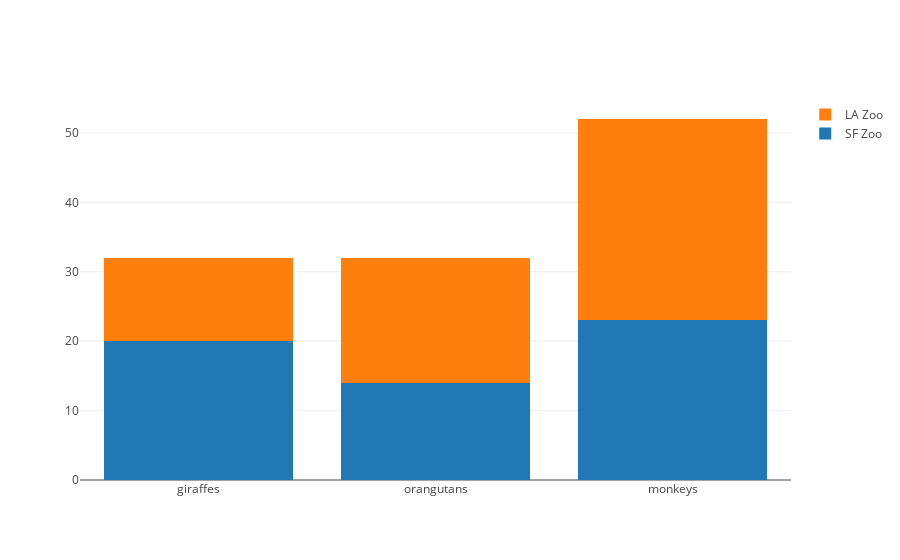

Source (notebook cell):
### Code cell
# Stack Bar plot

trace1 = go.Bar(
    x=['giraffes', 'orangutans', 'monkeys'],
    y=[20, 14, 23],
    name='SF Zoo'
)
trace2 = go.Bar(
    x=['giraffes', 'orangutans', 'monkeys'],
    y=[12, 18, 29],
    name='LA Zoo'
)

data = [trace1, trace2]
# Invoke stackBarPlot
layout = go.Layout(
    barmode='stack'
)

fig = go.Figure(data=data, layout=layout)
plotly.offline.iplot(fig, filename='stacked-bar')

### Figure 1 — Plotly figure (JSON) as saved in the notebook; plotly's stock layout.template omitted (floating-point values rounded to 4 significant figures)
{"data": [{"name": "SF Zoo", "type": "bar", "uid": "d731f9a5-dbfb-41a2-898b-0c2bc8e0cd89", "x": ["giraffes", "orangutans", "monkeys"], "y": [20, 14, 23]}, {"name": "LA Zoo", "type": "bar", "uid": "5f08b481-d31d-43c0-8db9-5153ca205d61", "x": ["giraffes", "orangutans", "monkeys"], "y": [12, 18, 29]}], "layout": {"barmode": "stack"}}
